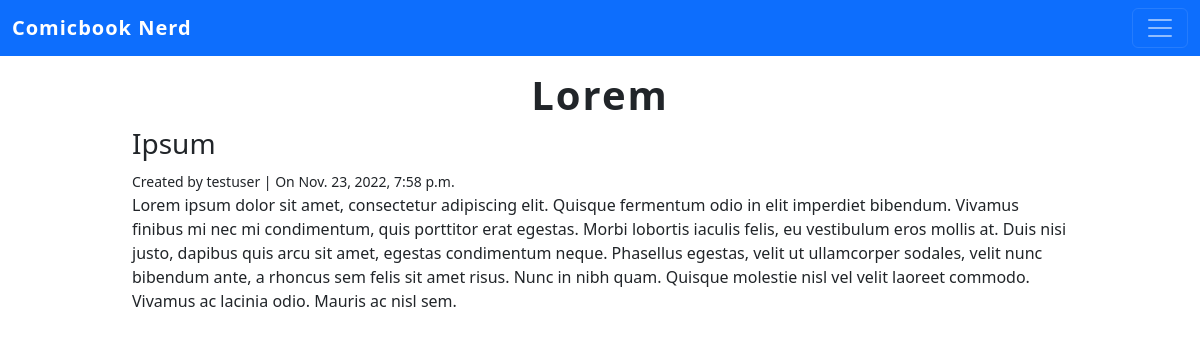
The app's page /posts/4/ with its own data.
### posts/models.py (models this page shows, shortened)
class Post(models.Model):
    title = models.CharField(max_length=256)
    subtitle = models.CharField(max_length=256)
    body = models.TextField()
    created_on = models.DateTimeField(auto_now_add=True)
    author = models.ForeignKey(
        get_user_model(),
        on_delete=models.CASCADE
    )
    status = models.ForeignKey(
        Status,
        on_delete=models.CASCADE,
        default=2
    )

### posts/views.py (the view)
# urls.py: path('<int:pk>/', views.PostDetailView.as_view(), name='detail'),
class PostDetailView(DetailView):
    template_name = "posts/detail.html"
    model = Post

### templates/posts/detail.html (shortened to what this page needs)
{% extends 'base.html' %}
{% block content %}
<h1>{{post.title}}</h1>
<h3>{{post.subtitle}}</h3>
<small>Created by {{post.author}} | On {{post.created_on}}</small>
<p>{{post.body}}</p>
{% endblock content %}

### static/css/base.css (style rules this page uses)
h1 { font-weight: 800; text-align: center; letter-spacing: 2px; margin-top: 15px; }

### records on screen
Post: title "Lorem", subtitle "Ipsum", author "testuser", created_on "Nov. 23, 2022, 7:58 p.m.", body "Lorem ipsum dolor sit amet, consectetur adipiscing elit. Quisque fermentum odio in elit imperdiet bibendum. Vivamus finibus mi nec mi condimentum, quis porttitor erat egestas. Morbi lobortis iaculis felis, eu vestibulum eros mollis at. Duis nisi justo, dapibus quis arcu sit amet, egestas condimentum neque. Phasellus egestas, velit ut ullamcorper sodales, velit nunc bibendum ante, a rhoncus sem felis sit amet risus. Nunc in nibh quam. Quisque molestie nisl vel velit laoreet commodo. Vivamus ac lacinia odio. Mauris ac nisl sem."
